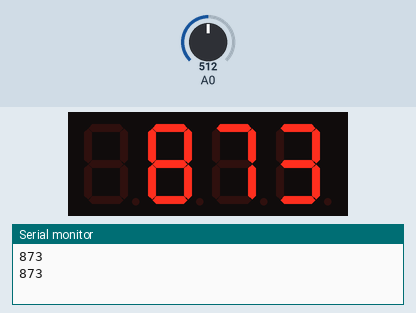
The sketch below on a simulated Arduino Uno, built with avr-gcc and run on an emulated ATmega328P. On the bench: 4-digit seven-segment display, the last lines printed to the serial monitor. The inputs (shaded band) are chosen by the test bench; at power-on: A0 = 512.

Above: at 1.8 s.
1.9 s: A0 set to 716
At 3.2 s:
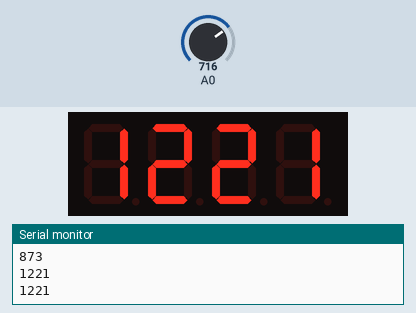
3.5 s: A0 set to 900
At 5.3 s:
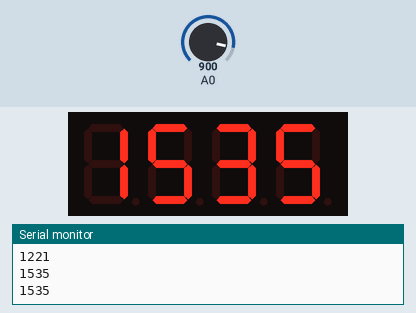
5.6 s: A0 set to 1023
At 7.2 s:
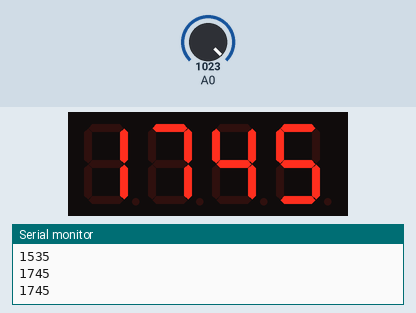
Timing chart, 0 to 8.7 s (numbered marks = the images above; inputs shaded):
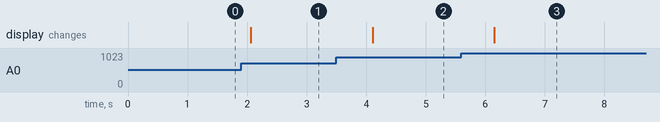

Measured:
- after the input at 1.9 s, the display: changes after 0.16 s (image 1)
- after the input at 3.5 s, the display: changes after 0.61 s (image 2)
- after the input at 5.6 s, the display: changes after 0.55 s (image 3)

The sketch:

Drehzahlanzeige.ino
```cpp
#include <Arduino.h>
#include <TM1637Display.h>

#define CLK A5
#define DIO A4

#define TEST_DELAY   2000

TM1637Display display(CLK, DIO);

void setup() {
  Serial.begin(9600);
}

void loop() {
  display.setBrightness(5);
  int sensorValue = analogRead(A0);
  float rpm = sensorValue * (1745.0 / 1023);
  int rpmround = (int)rpm;
  display.showNumberDec(rpmround);
  Serial.println(rpmround);
  delay(1000);
}
```
